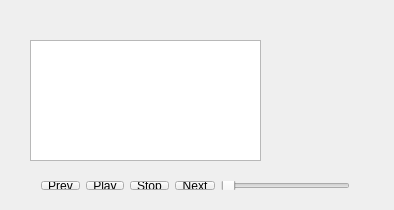
<?xml version="1.0" encoding="UTF-8"?>
<ui version="4.0">
 <class>MainWindow</class>
 <widget class="QMainWindow" name="MainWindow">
  <property name="geometry">
   <rect>
    <x>0</x>
    <y>0</y>
    <width>394</width>
    <height>210</height>
   </rect>
  </property>
  <property name="windowTitle">
   <string>MainWindow</string>
  </property>
  <widget class="QWidget" name="centralWidget">
   <widget class="QTableWidget" name="tableWidget">
    <property name="enabled">
     <bool>true</bool>
    </property>
    <property name="geometry">
     <rect>
      <x>30</x>
      <y>40</y>
      <width>231</width>
      <height>121</height>
     </rect>
    </property>
    <property name="sizePolicy">
     <sizepolicy hsizetype="Fixed" vsizetype="Fixed">
      <horstretch>0</horstretch>
      <verstretch>0</verstretch>
     </sizepolicy>
    </property>
    <property name="font">
     <font>
      <pointsize>9</pointsize>
     </font>
    </property>
    <property name="wordWrap">
     <bool>true</bool>
    </property>
   </widget>
   <widget class="QWidget" name="layoutWidget">
    <property name="geometry">
     <rect>
      <x>30</x>
      <y>170</y>
      <width>331</width>
      <height>31</height>
     </rect>
    </property>
    <layout class="QHBoxLayout" name="horizontalLayout_2">
     <item>
      <layout class="QHBoxLayout" name="horizontalLayout">
       <item>
        <widget class="QToolButton" name="toolButton_Prev">
         <property name="text">
          <string>Prev</string>
         </property>
         <property name="icon">
          <iconset resource="images.qrc">
           <normaloff>:/images/Prev</normaloff>:/images/Prev</iconset>
         </property>
        </widget>
       </item>
       <item>
        <widget class="QToolButton" name="toolButton_Play">
         <property name="text">
          <string>Play</string>
         </property>
         <property name="icon">
          <iconset resource="images.qrc">
           <normaloff>:/images/Play</normaloff>:/images/Play</iconset>
         </property>
        </widget>
       </item>
       <item>
        <widget class="QToolButton" name="toolButton_Stop">
         <property name="text">
          <string>Stop</string>
         </property>
         <property name="icon">
          <iconset resource="images.qrc">
           <normaloff>:/images/Stop</normaloff>:/images/Stop</iconset>
         </property>
        </widget>
       </item>
       <item>
        <widget class="QToolButton" name="toolButton_Next">
         <property name="text">
          <string>Next</string>
         </property>
         <property name="icon">
          <iconset resource="images.qrc">
           <normaloff>:/images/Next</normaloff>:/images/Next</iconset>
         </property>
        </widget>
       </item>
      </layout>
     </item>
     <item>
      <widget class="QSlider" name="sliderProgress">
       <property name="orientation">
        <enum>Qt::Horizontal</enum>
       </property>
      </widget>
     </item>
    </layout>
   </widget>
  </widget>
 </widget>
 <layoutdefault spacing="6" margin="11"/>
 <resources>
  <include location="images.qrc"/>
 </resources>
 <connections/>
</ui>
